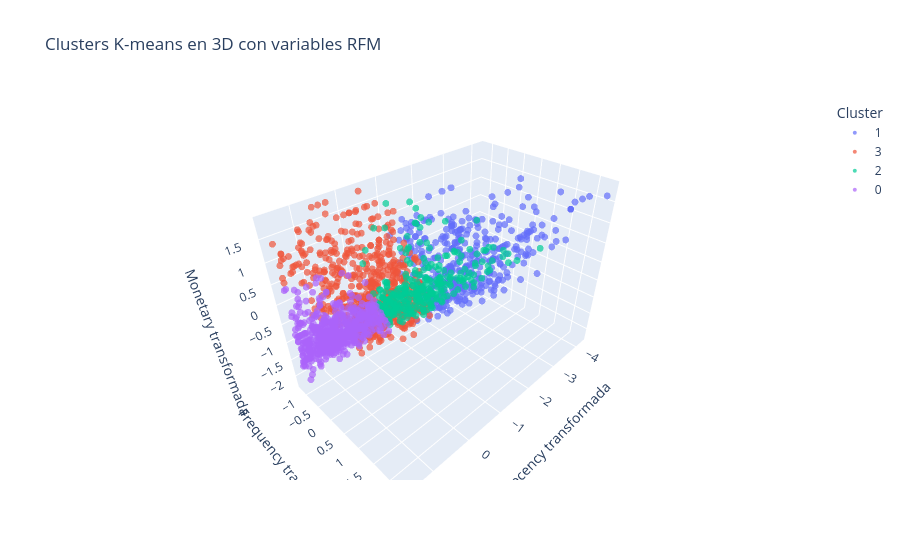

The notebook cell this image was saved under:
### Markdown cell above
### Comentario sobre atipicos

### Code cell
# Transformar X usando winsor + log + scaler
X_transformed = pipeline_kmeans[:-1].transform(X)

# Crear DataFrame con las variables transformadas
df_3d = pd.DataFrame(
    X_transformed,
    columns=["recency_scaled", "frequency_scaled", "monetary_scaled"]
)

# Agregar etiquetas de cluster
df_3d["cluster"] = labels_kmeans.astype(str)

# Gráfico 3D interactivo
fig = px.scatter_3d(
    df_3d,
    x="recency_scaled",
    y="frequency_scaled",
    z="monetary_scaled",
    color="cluster",
    title="Clusters K-means en 3D con variables RFM",
    labels={
        "recency_scaled": "Recency transformada",
        "frequency_scaled": "Frequency transformada",
        "monetary_scaled": "Monetary transformada",
        "cluster": "Cluster"
    },
    opacity=0.7
)

fig.update_traces(marker=dict(size=4))
fig.show()

### Figure 1 — Plotly figure (JSON) as saved in the notebook; plotly's stock layout.template omitted (floating-point values rounded to 4 significant figures; data arrays with more than 128 entries replaced by an {"elided": "..."} marker saying what was removed)
{"data": [{"hovertemplate": "Cluster=1<br>Recency transformada=%{x}<br>Frequency transformada=%{y}<br>Monetary transformada=%{z}<extra></extra>", "legendgroup": "1", "marker": {"color": "#636efa", "opacity": 0.7, "size": 4, "symbol": "circle"}, "mode": "markers", "name": "1", "scene": "scene", "showlegend": true, "type": "scatter3d", "x": {"elided": "378 float values"}, "y": {"elided": "378 float values"}, "z": {"elided": "378 float values"}}, {"hovertemplate": "Cluster=3<br>Recency transformada=%{x}<br>Frequency transformada=%{y}<br>Monetary transformada=%{z}<extra></extra>", "legendgroup": "3", "marker": {"color": "#EF553B", "opacity": 0.7, "size": 4, "symbol": "circle"}, "mode": "markers", "name": "3", "scene": "scene", "showlegend": true, "type": "scatter3d", "x": {"elided": "619 float values"}, "y": {"elided": "619 float values"}, "z": {"elided": "619 float values"}}, {"hovertemplate": "Cluster=2<br>Recency transformada=%{x}<br>Frequency transformada=%{y}<br>Monetary transformada=%{z}<extra></extra>", "legendgroup": "2", "marker": {"color": "#00cc96", "opacity": 0.7, "size": 4, "symbol": "circle"}, "mode": "markers", "name": "2", "scene": "scene", "showlegend": true, "type": "scatter3d", "x": {"elided": "306 float values"}, "y": {"elided": "306 float values"}, "z": {"elided": "306 float values"}}, {"hovertemplate": "Cluster=0<br>Recency transformada=%{x}<br>Frequency transformada=%{y}<br>Monetary transformada=%{z}<extra></extra>", "legendgroup": "0", "marker": {"color": "#ab63fa", "opacity": 0.7, "size": 4, "symbol": "circle"}, "mode": "markers", "name": "0", "scene": "scene", "showlegend": true, "type": "scatter3d", "x": {"elided": "570 float values"}, "y": {"elided": "570 float values"}, "z": {"elided": "570 float values"}}], "layout": {"legend": {"title": {"text": "Cluster"}, "tracegroupgap": 0}, "scene": {"domain": {"x": [0, 1], "y": [0, 1]}, "xaxis": {"title": {"text": "Recency transformada"}}, "yaxis": {"title": {"text": "Frequency transformada"}}, "zaxis": {"title": {"text": "Monetary transformada"}}}, "title": {"text": "Clusters K-means en 3D con variables RFM"}}}
